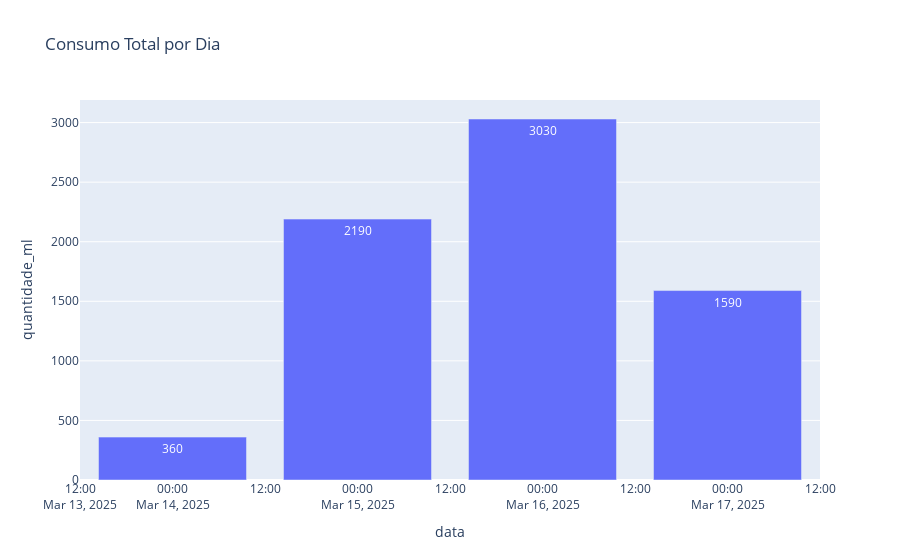

Here is the notebook cell this chart was saved with:
### Code cell
# 📊 Gráfico: Consumo Total por Dia
historico_usuario = historico.groupby("data")["quantidade_ml"].sum().reset_index()
fig_dia = px.bar(historico_usuario, x="data", y="quantidade_ml", title="Consumo Total por Dia", text_auto=True)
fig_dia.show()

### Figure 1 — Plotly figure (JSON) as saved in the notebook; plotly's stock layout.template omitted (floating-point values rounded to 4 significant figures)
{"data": [{"hovertemplate": "data=%{x}<br>quantidade_ml=%{y}<extra></extra>", "legendgroup": "", "marker": {"color": "#636efa", "pattern": {"shape": ""}}, "name": "", "orientation": "v", "showlegend": false, "textposition": "auto", "texttemplate": "%{y}", "type": "bar", "x": ["2025-03-14", "2025-03-15", "2025-03-16", "2025-03-17"], "xaxis": "x", "y": [360, 2190, 3030, 1590], "yaxis": "y"}], "layout": {"barmode": "relative", "legend": {"tracegroupgap": 0}, "title": {"text": "Consumo Total por Dia"}, "xaxis": {"anchor": "y", "domain": [0, 1], "title": {"text": "data"}}, "yaxis": {"anchor": "x", "domain": [0, 1], "title": {"text": "quantidade_ml"}}}}
